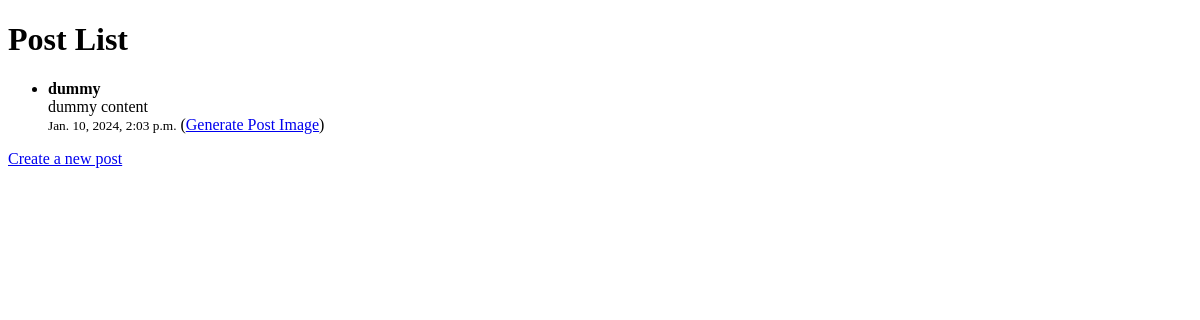
Before: / with the older database file.
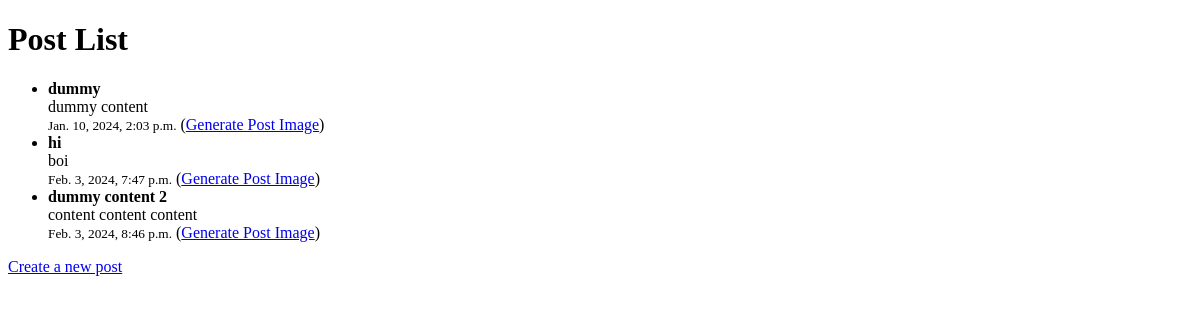
After: the same page with the newer database file.
### home/models.py (models this page shows, shortened)
class Post(models.Model):
    heading = models.CharField(max_length=35)
    paragraph = models.TextField(blank=False)
    pubdate = models.DateTimeField(auto_now_add=True)

### home/views.py (the view)
# urls.py: 2. Add a URL to urlpatterns:  path('', views.home, name='home')
def home(request):
    post = Post.objects.all()
    return render(request, 'index.html', {'post': post})

### templates/index.html (shortened to what this page needs)
<!DOCTYPE html>
<html>
<head>
</head>
<body>
    <h1>Post List</h1>
    <ul>
        {% for post in post %}
            <li>
                <strong>{{ post.heading }}</strong><br>
                {{ post.paragraph }}<br>
                <small>{{ post.pubdate }}</small>
                (<a href="{% url 'generate_post_image' post.id %}">Generate Post Image</a>)
            </li>
        {% endfor %}
    </ul>
    <a href="{% url 'create_post' %}">Create a new post</a>
</body>
</html>

Changed rows visible on the page:
added Post: heading "hi", paragraph "boi", pubdate "Feb. 3, 2024, 7:47 p.m."
added Post: heading "dummy content 2", paragraph "content content content", pubdate "Feb. 3, 2024, 8:46 p.m."
